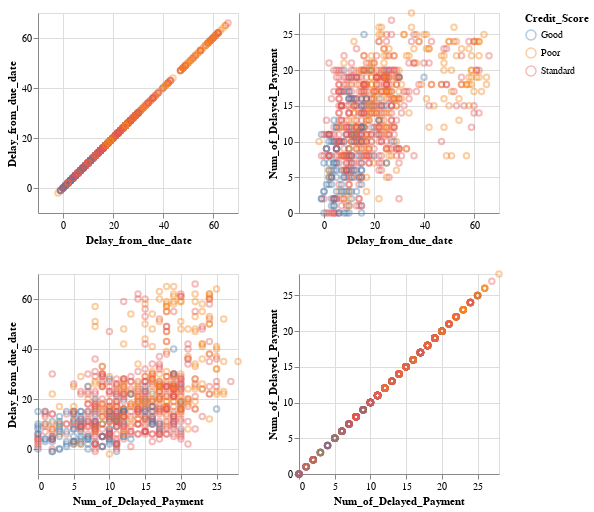

Notebook cell for this chart:
### Markdown cell above
### Visualizing Data - Distribution of Predictor Variables

### Code cell
# initializing list of predictors
predictors = ["Delay_from_due_date", "Num_of_Delayed_Payment"]

# visualizing training data

# removing outliers to make the visualization more naturak
def remove_outliers(column):
    Q1 = column.quantile(0.25)
    Q3 = column.quantile(0.75)
    IQR = Q3 - Q1
    return (column >= Q1 - 1.5 * IQR) & (column <= Q3 + 1.5 * IQR)

# Apply outlier removal to each column
for col in predictors:
    train_plot = train[remove_outliers(train[col])]

train_pairplot = alt.Chart(train_plot).mark_point(opacity=0.4).encode(
    alt.X(alt.repeat("row"), type="quantitative"),
    alt.Y(alt.repeat("column"), type="quantitative"),
    color = alt.Color("Credit_Score").title("Credit_Score")
).properties(
    width=200,
    height=200
).repeat(
    column=predictors,
    row=predictors
)

train_pairplot

### Figure 1 — Vega-Lite specification as saved in the notebook (floating-point values rounded to 4 significant figures; data arrays with more than 128 entries replaced by an {"elided": "..."} marker saying what was removed)
{"config": {"view": {"continuousWidth": 300, "continuousHeight": 300}}, "repeat": {"column": ["Delay_from_due_date", "Num_of_Delayed_Payment"], "row": ["Delay_from_due_date", "Num_of_Delayed_Payment"]}, "spec": {"data": {"name": "data-cc68837cc2932101a496a9328c60b185"}, "mark": {"type": "point", "opacity": 0.4}, "encoding": {"color": {"field": "Credit_Score", "title": "Credit_Score", "type": "nominal"}, "x": {"field": {"repeat": "row"}, "type": "quantitative"}, "y": {"field": {"repeat": "column"}, "type": "quantitative"}}, "height": 200, "width": 200}, "$schema": "https://vega.github.io/schema/vega-lite/v5.16.3.json", "datasets": {"data-cc68837cc2932101a496a9328c60b185": {"elided": "739 records"}}}
